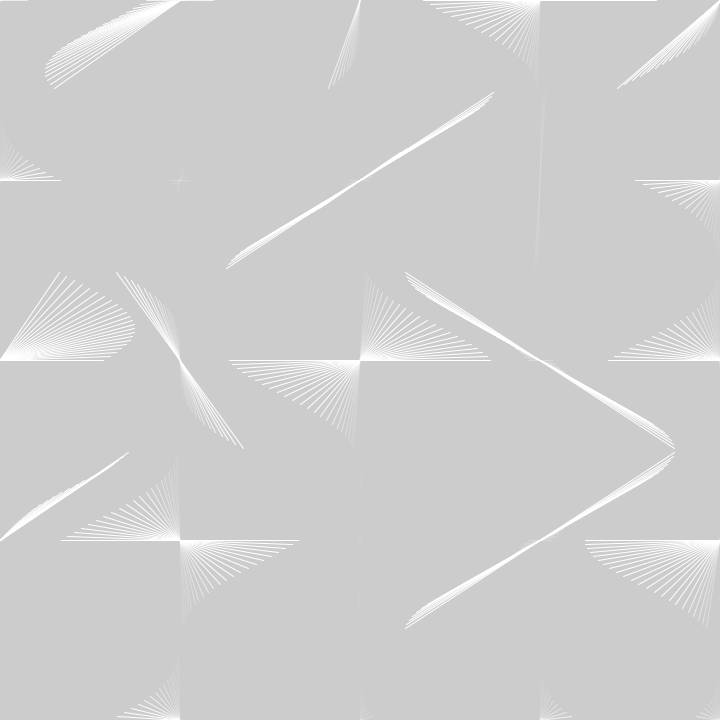
Frame 1 (no input)
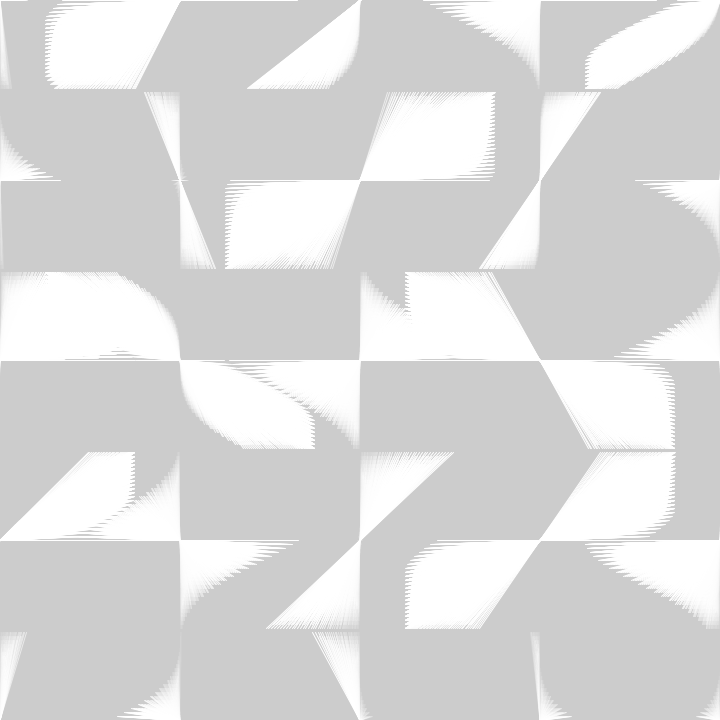
Frame 60 (the mouse pressed at the canvas centre just before this capture)
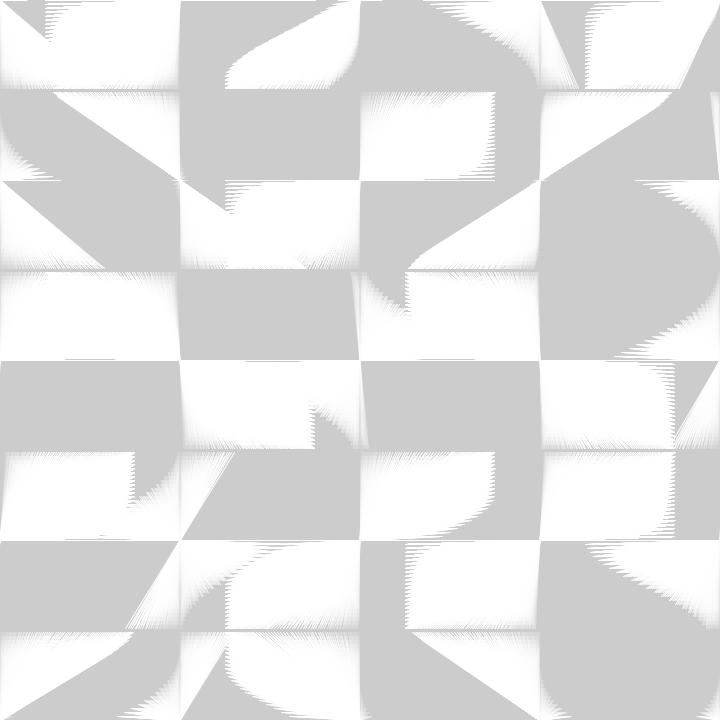
Frame 120 (the mouse held since frame 60 and released just before this capture)

The Processing sketch that drew these frames (run headless with seeded random() and noise(); from frame 60 on, the mouse is pressed at the canvas centre):

// Processing sketch: sketch_1112020_LinearLineFanning
// ── sketch_1112020_LinearLineFanning.pde
float x,y,d,t,S;
void setup(){size(720,720);}
void draw(){
 clear();
 t+=.01;
 for(y=0;y<900;y+=180)
  for(x=0;x<900;x+=180)
   for(d=0;d<90;d+=4){
    stroke(-1,abs(S=pow(sin(d*.01+noise(x,y,t*.1)*9+t),5))*765);
    line(x+S*135,y+d,x-S*135,y-d);
   }
}
